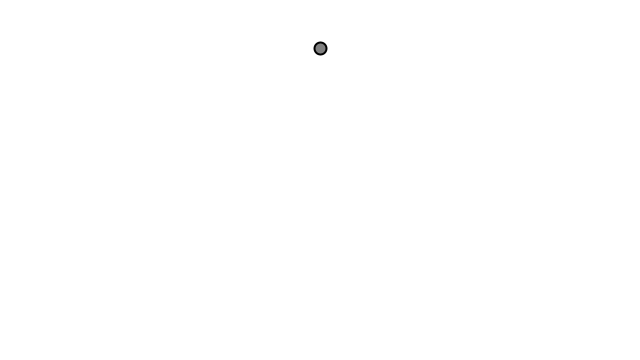
Frame 1 (no input)
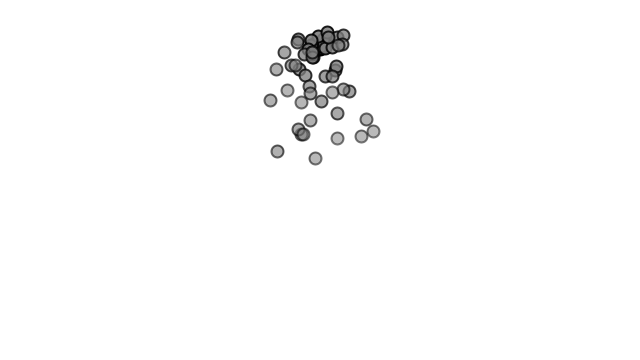
Frame 60 (the mouse pressed at the canvas centre just before this capture)
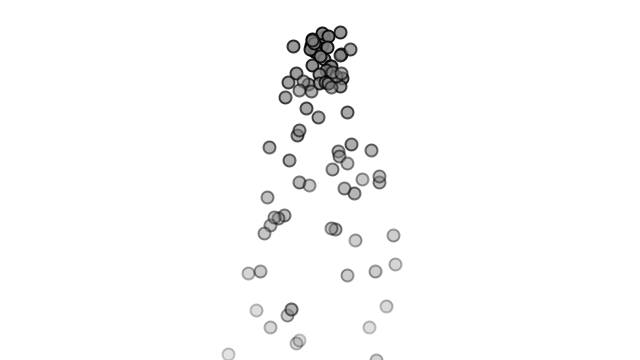
Frame 120 (the mouse held since frame 60 and released just before this capture)

The Processing sketch that drew these frames (run headless with seeded random() and noise(); from frame 60 on, the mouse is pressed at the canvas centre):

// Processing sketch: ParticleApplyForce
// ── ParticleApplyForce.pde
ParticleSystem ps;

void setup() {
  size(640,360);
  ps = new ParticleSystem(new PVector(width/2,50));
}

void draw() {
  background(255);
  PVector gravity = new PVector(0, 0.1);
  ps.applyForce(gravity);
  
  ps.addParticle();
  ps.run();
}
// ── Particle.pde
class Particle {
  
  PVector position;
  PVector velocity;
  PVector acceleration;
  float lifespan;
  
  float mass = 1;

  Particle(PVector l) {
    acceleration = new PVector(0,0);
    velocity = new PVector(random(-1,1),random(-2,0));
    position = l.get();
    lifespan = 255.0;
  }

  void run() {
    update();
    display();
  }
  
  void applyForce(PVector force){
    PVector f = force.get();
    f.div(mass);
    acceleration.add(f);
  }

  // Method to update position
  void update() {
    velocity.add(acceleration);
    position.add(velocity);
    acceleration.mult(0);
    lifespan -= 2.0;
  }

  // Method to display
  void display() {
    stroke(0,lifespan);
    strokeWeight(2);
    fill(127,lifespan);
    ellipse(position.x,position.y,12,12);
  }
  
  // Is the particle still useful?
  boolean isDead() {
    if (lifespan < 0.0) {
      return true;
    } else {
      return false;
    }
  }
}
// ── ParticleSystem.pde
class ParticleSystem {
  ArrayList<Particle> particles;
  PVector origin;

  ParticleSystem(PVector position) {
    origin = position.get();
    particles = new ArrayList<Particle>();
  }

  void addParticle() {
      particles.add(new Particle(origin));
  }
  
  void applyForce(PVector f){
    for (Particle p: particles){
      p.applyForce(f);
    }
  }

  void run() {
    for (int i = particles.size()-1; i >= 0; i--) {
      Particle p = particles.get(i);
      p.run();
      if (p.isDead()) {
        particles.remove(i);
      }
    }
  }
}
